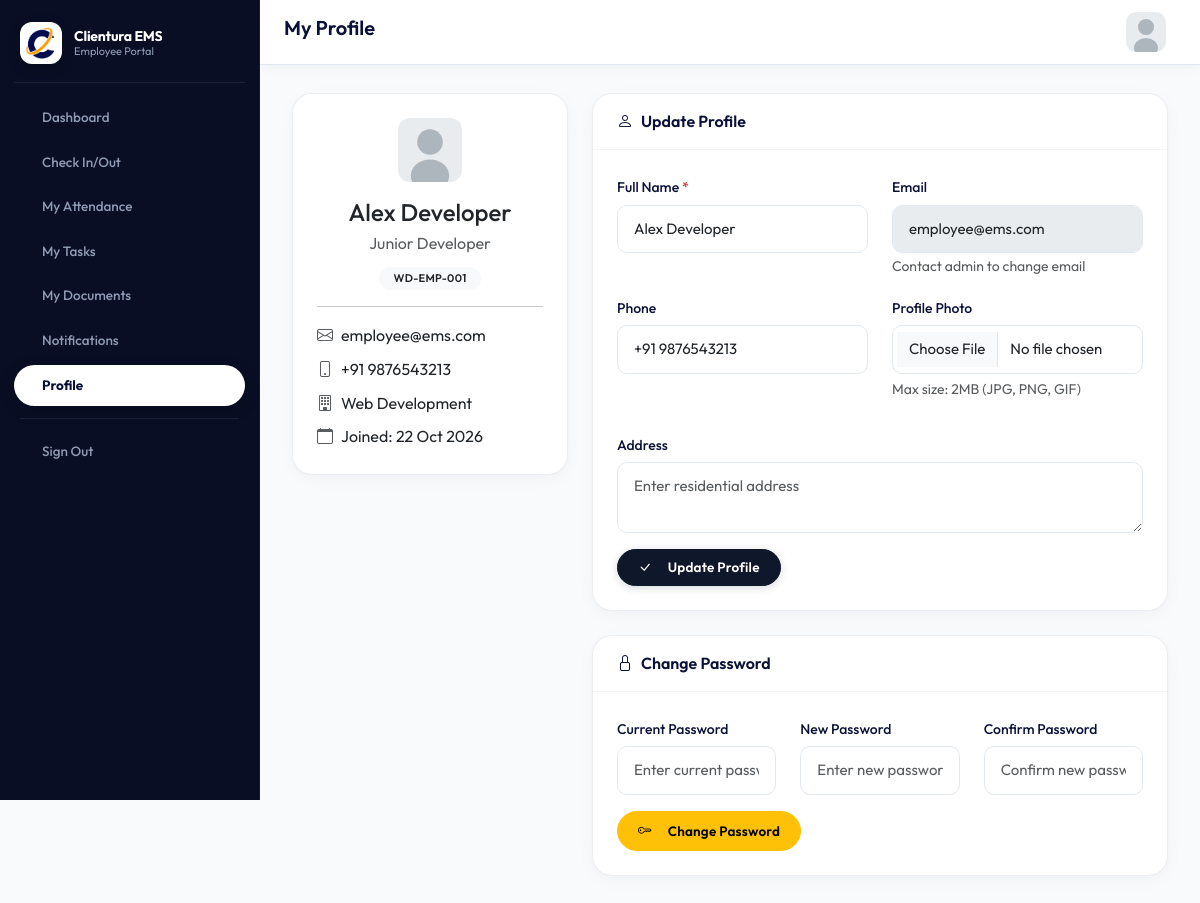
Screenshot of /employee/profile.php (signed in) with the database file from the repository.
### tables this page shows
CREATE TABLE IF NOT EXISTS `employees` (
  `id` INT AUTO_INCREMENT PRIMARY KEY,
  `employee_id` VARCHAR(50) NOT NULL UNIQUE,
  `name` VARCHAR(100) NOT NULL,
  `email` VARCHAR(100) NOT NULL UNIQUE,
  `password` VARCHAR(255) NOT NULL,
  `phone` VARCHAR(20) DEFAULT NULL,
  `address` TEXT DEFAULT NULL,
  `domain_id` INT DEFAULT NULL,
  `designation` VARCHAR(100) DEFAULT NULL,
  `date_of_joining` DATE DEFAULT NULL,
  `status` ENUM('active', 'inactive', 'terminated') DEFAULT 'active',
  `role_id` INT DEFAULT NULL,
  `team_lead_id` INT DEFAULT NULL,
  `requires_checkin` TINYINT(1) DEFAULT 1,
  `avatar` VARCHAR(255) DEFAULT NULL,
  `last_login` DATETIME DEFAULT NULL,
  `last_activity` DATETIME DEFAULT NULL,
  `created_at` TIMESTAMP DEFAULT CURRENT_TIMESTAMP,
  `updated_at` TIMESTAMP DEFAULT CURRENT_TIMESTAMP ON UPDATE CURRENT_TIMESTAMP,
  INDEX (`domain_id`),
  INDEX (`role_id`),
  INDEX (`team_lead_id`)
);

CREATE TABLE IF NOT EXISTS `domains` (
  `id` INT AUTO_INCREMENT PRIMARY KEY,
  `name` VARCHAR(100) NOT NULL,
  `code` VARCHAR(10) NOT NULL UNIQUE,
  `description` TEXT DEFAULT NULL,
  `status` ENUM('active', 'inactive') DEFAULT 'active',
  `created_at` TIMESTAMP DEFAULT CURRENT_TIMESTAMP
);

### config/config.php (called while the page is built, shortened)
<?php
require_once __DIR__ . '/database.php';
function formatDate($date, $format = 'd M Y') {
    return date($format, strtotime($date));
}
function getAvatar($avatar) {
    return APP_URL . '/assets/img/default-avatar.svg';
}
?>

### config/database.php (called while the page is built, shortened)
<?php
$conn = new mysqli(DB_HOST, DB_USER, DB_PASS);
$conn->set_charset("utf8mb4");
function executeQuery($sql, $types = "", $params = []) {
    global $conn;
    $stmt = $conn->prepare($sql);
    if (!empty($params)) {
        if (!$stmt->bind_param($types, ...$params)) {
            error_log("SQL Bind Error: " . $stmt->error . " | Types: " . $types);
            $stmt->close();
            return false;
        }
    }
    if (!$stmt->execute()) {
        error_log("SQL Execute Error: " . $stmt->error . " | Query: " . $sql);
        $stmt->close();
        return false;
    }
    if (strpos(strtoupper($sql), 'SELECT') === 0) {
        $result = $stmt->get_result();
        return $result;
    }
    return $stmt;
}
function fetchOne($sql, $types = "", $params = []) {
    $result = executeQuery($sql, $types, $params);
    if ($result && $result instanceof mysqli_result && $result->num_rows > 0) {
        return $result->fetch_assoc();
    }
    return null;
}
?>

### employee/profile.php (the view, shortened to what this page needs)
<?php
require_once __DIR__ . '/../config/config.php';
$userId = $_SESSION['user_id'];
$employee = fetchOne(
    "SELECT e.*, d.name as domain_name
     FROM employees e
     LEFT JOIN domains d ON e.domain_id = d.id
     WHERE e.id = ?",
    "i",
    [$userId]
);
require_once __DIR__ . '/../includes/header.php';
require_once __DIR__ . '/../includes/employee-sidebar.php';
?>
<div class="main-content">
    <header class="main-header">
        <div class="header-left">
            <h1 class="page-title">My Profile</h1>
        </div>
        <div class="header-right">
            <div class="dropdown">
                <div class="user-dropdown" data-bs-toggle="dropdown">
                    <img src="<?php echo getAvatar($_SESSION['avatar'] ?? ''); ?>" alt="Avatar" class="user-avatar">
                </div>
            </div>
        </div>
    </header>
    <div class="content-wrapper">
        <div class="row">
            <div class="col-lg-4 mb-4">
                <div class="card">
                    <div class="card-body text-center py-4">
                        <img src="<?php echo getAvatar($employee['avatar']); ?>" class="avatar avatar-lg mb-3" alt="">
                        <h4 class="mb-1"><?php echo $employee['name']; ?></h4>
                        <p class="text-muted mb-2"><?php echo $employee['designation'] ?? 'Employee'; ?></p>
                        <span class="badge bg-light text-dark"><?php echo $employee['employee_id']; ?></span>
                        <hr>
                        <div class="text-start">
                            <p class="mb-2"><i class="bi bi-envelope me-2 text-muted"></i><?php echo $employee['email']; ?></p>
                            <p class="mb-2"><i class="bi bi-phone me-2 text-muted"></i><?php echo $employee['phone'] ?? 'Not provided'; ?></p>
                            <p class="mb-2"><i class="bi bi-building me-2 text-muted"></i><?php echo $employee['domain_name'] ?? 'Not assigned'; ?></p>
                            <p class="mb-0"><i class="bi bi-calendar me-2 text-muted"></i>Joined: <?php echo $employee['date_of_joining'] ? formatDate($employee['date_of_joining']) : 'N/A'; ?></p>
                        </div>
                    </div>
                </div>
            </div>
            <div class="col-lg-8">
                <div class="card mb-4">
                    <div class="card-header">
                        <h5 class="mb-0"><i class="bi bi-person me-2"></i>Update Profile</h5>
                    </div>
                    <div class="card-body">
                        <form method="POST" enctype="multipart/form-data">
                            <div class="row">
                                <div class="col-md-6 mb-3">
                                    <label class="form-label">Full Name <span class="text-danger">*</span></label>
                                    <input type="text" class="form-control" name="name" required value="<?php echo $employee['name']; ?>">
                                </div>
                                <div class="col-md-6 mb-3">
                                    <label class="form-label">Email</label>
                                    <input type="email" class="form-control" value="<?php echo $employee['email']; ?>" disabled>
                                    <small class="text-muted">Contact admin to change email</small>
                                </div>
                                <div class="col-md-6 mb-3">
                                    <label class="form-label">Phone</label>
                                    <input type="text" class="form-control" name="phone" value="<?php echo htmlspecialchars($employee['phone'] ?? ''); ?>" placeholder="Enter phone number">
                                </div>
                                <div class="col-md-6 mb-3">
                                    <label class="form-label">Profile Photo</label>
                                    <input type="file" class="form-control" name="avatar" accept="image/*">
                                    <small class="text-muted d-block mt-1">Max size: 2MB (JPG, PNG, GIF)</small>
                                </div>
                                <div class="col-12 mb-3">
                                    <label class="form-label">Address</label>
                                    <textarea class="form-control" name="address" rows="2" placeholder="Enter residential address"><?php echo htmlspecialchars($employee['address'] ?? ''); ?></textarea>
                                </div>
                            </div>
                            <button type="submit" class="btn btn-primary">
                                <i class="bi bi-check-lg me-2"></i>Update Profile
                            </button>
                        </form>
                    </div>
                </div>
                <div class="card">
                    <div class="card-header">
                        <h5 class="mb-0"><i class="bi bi-lock me-2"></i>Change Password</h5>
                    </div>
                    <div class="card-body">
                        <form method="POST">
                            <div class="row">
                                <div class="col-md-4 mb-3">
                                    <label class="form-label">Current Password</label>
                                    <input type="password" class="form-control" name="current_password" required placeholder="Enter current password">
                                </div>
                                <div class="col-md-4 mb-3">
                                    <label class="form-label">New Password</label>
                                    <input type="password" class="form-control" name="new_password" required minlength="6" placeholder="Enter new password">
                                </div>
                                <div class="col-md-4 mb-3">
                                    <label class="form-label">Confirm Password</label>
                                    <input type="password" class="form-control" name="confirm_password" required placeholder="Confirm new password">
                                </div>
                            </div>
                            <button type="submit" class="btn btn-warning">
                                <i class="bi bi-key me-2"></i>Change Password
                            </button>
                        </form>
                    </div>
                </div>
            </div>
        </div>
    </div>
</div>
<?php require_once __DIR__ . '/../includes/footer.php'; ?>

### rows the page displays
employees: name "Alex Developer", designation "Junior Developer", employee "WD-EMP-001", email "employee@ems.com", phone "+91 9876543213", domain.name "Web Development", date_of_joining "22 Oct 2026"
